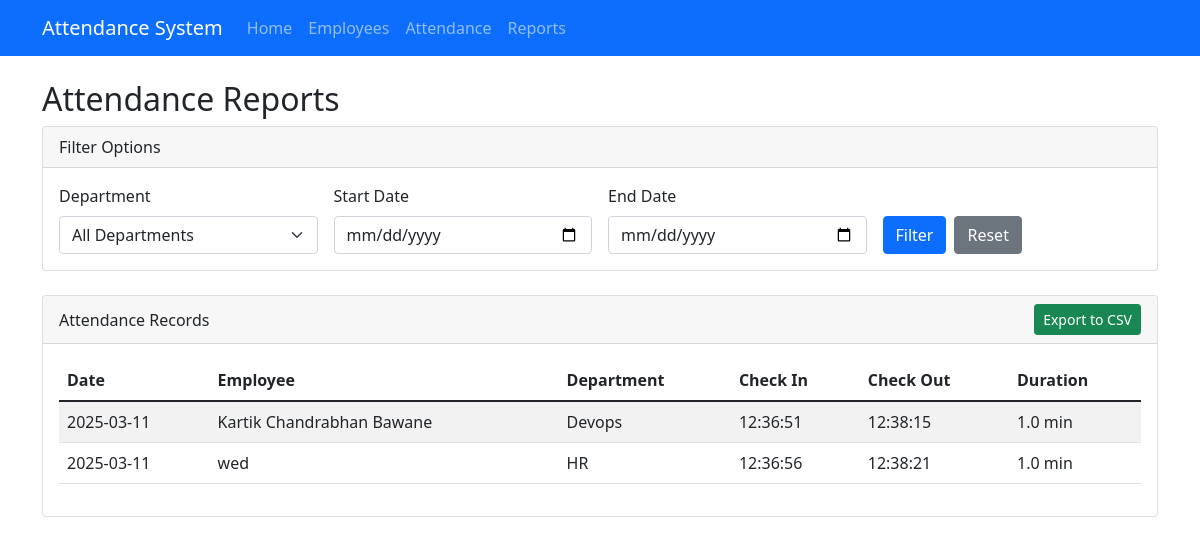
Page /reports on the committed database.
### app/models.py (models this page shows, shortened)
class Attendance(db.Model):
    id = db.Column(db.Integer, primary_key=True)
    employee_id = db.Column(db.Integer, db.ForeignKey('employee.id'), nullable=False)
    check_in = db.Column(db.DateTime, nullable=False, default=datetime.utcnow)
    check_out = db.Column(db.DateTime)
    date = db.Column(db.Date, nullable=False, default=datetime.utcnow().date)

class Employee(db.Model):
    id = db.Column(db.Integer, primary_key=True)
    name = db.Column(db.String(100), nullable=False)
    email = db.Column(db.String(120), unique=True, nullable=False)
    department = db.Column(db.String(100), nullable=False)
    created_at = db.Column(db.DateTime, default=datetime.utcnow)
    attendances = db.relationship('Attendance', backref='employee', lazy=True)

### app/routes.py (the view)
@bp.route('/reports')
def reports():
    employees = Employee.query.all()
    department = request.args.get('department')
    start_date = request.args.get('start_date')
    end_date = request.args.get('end_date')
    query = Attendance.query
    if department:
        query = query.join(Employee).filter(Employee.department == department)
    if start_date:
        query = query.filter(Attendance.date >= datetime.strptime(start_date, '%Y-%m-%d').date())
    if end_date:
        query = query.filter(Attendance.date <= datetime.strptime(end_date, '%Y-%m-%d').date())
    attendance_data = query.all()
    departments = db.session.query(Employee.department).distinct().all()
    departments = [d[0] for d in departments]
    return render_template('reports.html',
                           attendance=attendance_data,
                           employees=employees,
                           departments=departments)

### app/templates/reports.html (shortened to what this page needs)
{% extends "base.html" %}
{% block content %}
<h2>Attendance Reports</h2>
<div class="card mb-4">
    <div class="card-header">
        Filter Options
    </div>
    <div class="card-body">
        <form method="GET" class="row g-3">
            <div class="col-md-3">
                <label for="department" class="form-label">Department</label>
                <select class="form-select" id="department" name="department">
                    <option value="">All Departments</option>
                </select>
            </div>
            <div class="col-md-3">
                <label for="start_date" class="form-label">Start Date</label>
                <input type="date" class="form-control" id="start_date" name="start_date" value="{{ request.args.get('start_date', '') }}">
            </div>
            <div class="col-md-3">
                <label for="end_date" class="form-label">End Date</label>
                <input type="date" class="form-control" id="end_date" name="end_date" value="{{ request.args.get('end_date', '') }}">
            </div>
            <div class="col-md-3 d-flex align-items-end">
                <button type="submit" class="btn btn-primary me-2">Filter</button>
                <a href="{{ url_for('main.reports') }}" class="btn btn-secondary">Reset</a>
            </div>
        </form>
    </div>
</div>
<div class="card">
    <div class="card-header d-flex justify-content-between align-items-center">
        <span>Attendance Records</span>
        <button class="btn btn-sm btn-success" id="exportBtn">Export to CSV</button>
    </div>
    <div class="card-body">
        <table class="table table-striped" id="reportTable">
            <thead>
                <tr>
                    <th>Date</th>
                    <th>Employee</th>
                    <th>Department</th>
                    <th>Check In</th>
                    <th>Check Out</th>
                    <th>Duration</th>
                </tr>
            </thead>
            <tbody>
                {% for record in attendance %}
                <tr>
                    <td>{{ record.date.strftime('%Y-%m-%d') }}</td>
                    <td>{{ record.employee.name }}</td>
                    <td>{{ record.employee.department }}</td>
                    <td>{{ record.check_in.strftime('%H:%M:%S') }}</td>
                    <td>{{ record.check_out.strftime('%H:%M:%S') if record.check_out else 'Not checked out' }}</td>
                    <td>
                        {% if record.check_out %}
                        {% set duration = (record.check_out - record.check_in).total_seconds() // 60 %}
                        {{ duration }} min
                        {% else %}
                        In progress
                        {% endif %}
                    </td>
                </tr>
                {% endfor %}
            </tbody>
        </table>
    </div>
</div>
{% endblock %}

### app/templates/base.html (shortened to what this page needs)
<!DOCTYPE html>
<html lang="en">
<head>
    <link rel="stylesheet" href="https://cdnjs.cloudflare.com/ajax/libs/bootstrap/5.1.3/css/bootstrap.min.css">
    <link rel="stylesheet" href="{{ url_for('static', filename='style.css') }}">
</head>
<body>
    <nav class="navbar navbar-expand-lg navbar-dark bg-primary">
        <div class="container">
            <a class="navbar-brand" href="{{ url_for('main.index') }}">Attendance System</a>
            <div class="collapse navbar-collapse" id="navbarNav">
                <ul class="navbar-nav">
                    <li class="nav-item">
                        <a class="nav-link" href="{{ url_for('main.index') }}">Home</a>
                    </li>
                    <li class="nav-item">
                        <a class="nav-link" href="{{ url_for('main.employees') }}">Employees</a>
                    </li>
                    <li class="nav-item">
                        <a class="nav-link" href="{{ url_for('main.attendance') }}">Attendance</a>
                    </li>
                    <li class="nav-item">
                        <a class="nav-link" href="{{ url_for('main.reports') }}">Reports</a>
                    </li>
                </ul>
            </div>
        </div>
    </nav>
    <div class="container mt-4">
        {% block content %}{% endblock %}
    </div>
</body>
</html>

### rows in the picture
Attendance: date "2025-03-11", employee.name "Kartik Chandrabhan Bawane", employee.department "Devops", check_in "12:36:51", check_out "12:38:15", duration "1.0"
Attendance: date "2025-03-11", employee.name "wed", employee.department "HR", check_in "12:36:56", check_out "12:38:21", duration "1.0"
